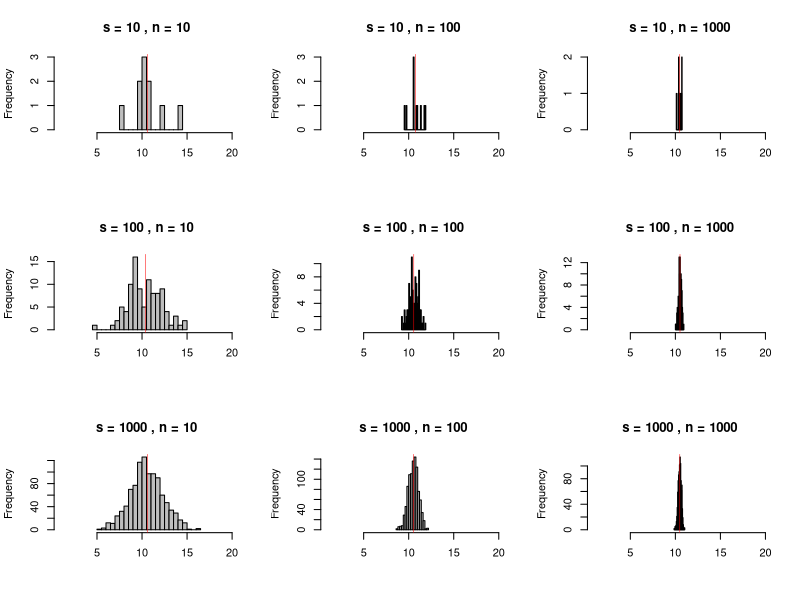

Recreate this plot in R.
## ---- chunk 1
s_values = c(10, 100, 1000)
n_values = c(10, 100, 1000)

par(mfrow = c(3, 3))
for (s in s_values) {
  for (n in n_values) {
    sample_means = replicate(s, mean(sample(1:20, n, replace = TRUE)))

    hist(sample_means,
         breaks = 20,
         col = "grey",
         border = "black",
         main = paste("s =", s, ", n =", n),
         xlab = "",
         xlim = c(1, 20))
    
    abline(v = mean(sample_means), col = "red", lwd = 0.5)
  }
}


## ---- chunk 2
func = function(x){exp(-x)*sin(x)}
result = integrate(func, lower = 2, upper = 5)
print(result)
## ---- chunk 3
data = read.csv("xmat.csv")
print(dim(data))
head(data, 10)
## ---- chunk 4
set.seed(10825) 
# Why not 42 and 3407
coefficient_0 = 1
coefficient_1 = 0.5
coefficient_2 = -2.2
coefficient_3 = 1
x_1 = data$X1
x_2 = data$X2
x_3 = data$X3
e = rnorm(n = nrow(data), mean = 0, sd = sqrt(1.5))
y = coefficient_0 + coefficient_1*x_1 + coefficient_2*x_2 + coefficient_3*x_3 + e

linear = lm(y ~ x_1 + x_2 + x_3)
summary((linear))
# Beautiful p-value
## ---- chunk 5
library(haven)
data_2 = read_dta("coxappend.dta")
attributes(data_2)
## ---- chunk 6
head(data_2, 10)
## ---- chunk 7
print(attributes(data_2))
## ---- chunk 8
ols_regression = function(y, X) {
  # Add intercept to X
  X = cbind(1, X)
  
  # Calculate coefficients
  XtX = t(X) %*% X
  XtX_inv = solve(XtX)
  XtY = t(X) %*% y
  beta = XtX_inv %*% XtY
  
  # Calculate residuals
  residuals = y - X %*% beta
  
  # Calculate variance
  n = length(y)
  k = ncol(X)
  sigma2 = sum(residuals^2) / (n - k)
  
  # Standard errors
  cov_matrix = sigma2 * XtX_inv
  std_errors = sqrt(diag(cov_matrix))
  
  # Create a results table
  results = data.frame(
    Coefficient = as.vector(beta),
    Std_Error = std_errors
  )
  rownames(results) = c("Intercept", paste0("Var", 1:(k - 1)))
  
  return(results)
}


